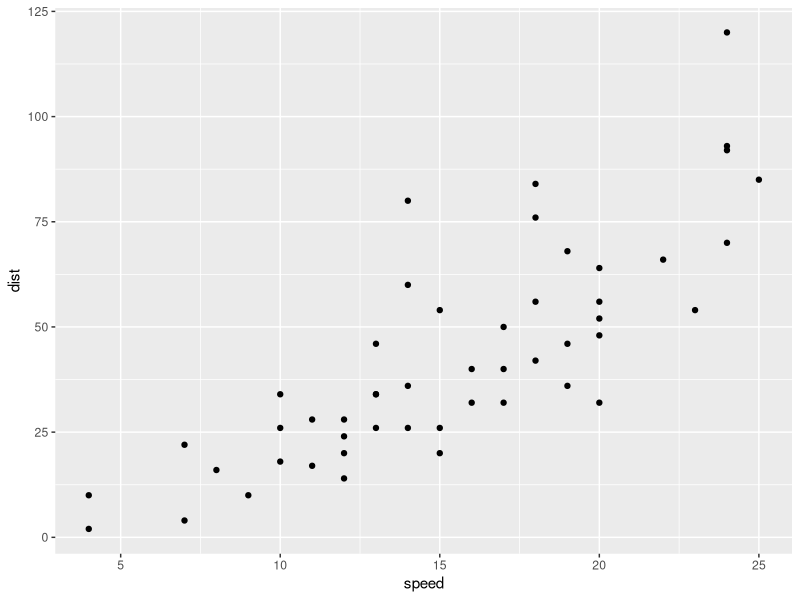
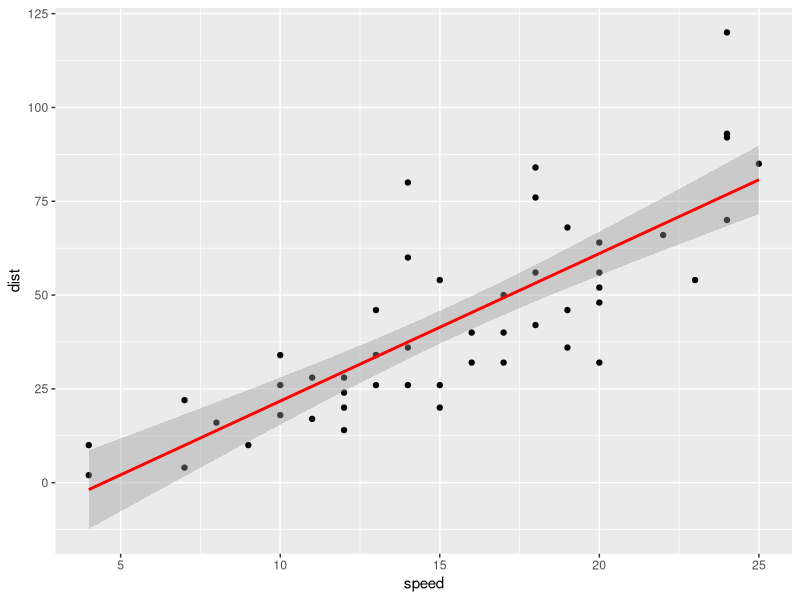
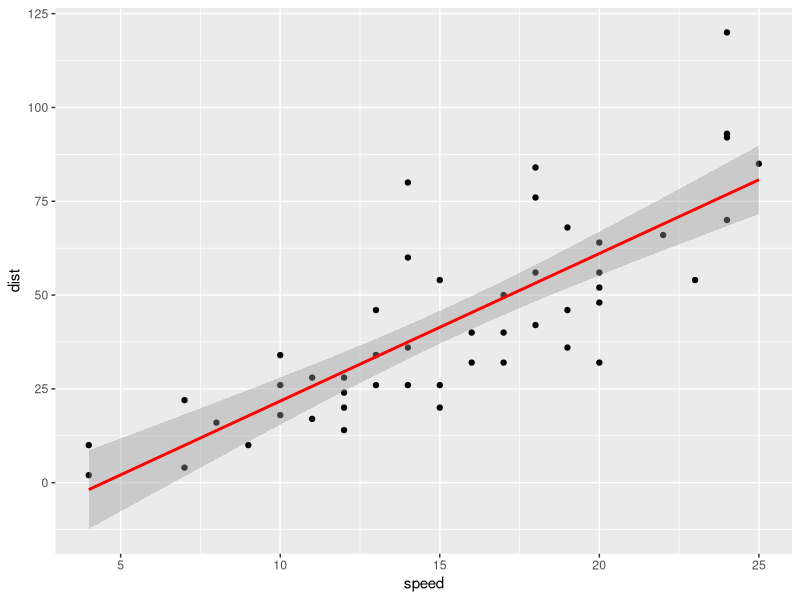

These charts were generated, in order, by the following R code:
##Basic statistics (Descriptive Analytics)
## Author: Jesus Carmona
## add this comment

install.packages("ggplot2")
library(ggplot2)

## we will work with the cars data set that is already loaded into R
? cars

## analyze the structure of the cars data set
str(cars)
head(cars)

###### Individual statistics functions  ############
## mean
mean(cars$dist)

## variance
var(cars$dist)

## standard deviation
sd(cars$dist)

## different statistics - summary
summary(cars$dist)
summary(cars)

## Correlation

ggplot(cars, aes(speed, dist)) + geom_point()

cor.test(cars$speed, cars$dis)

ggplot(cars, aes(speed, dist)) + geom_point() + geom_smooth(method="lm", col="red")

## Linear regression

## normalized data for the model to run
## speedZ <- scale(cars$speed, center=TRUE, scale = FALSE)

lm <- lm(dist ~ speed, data = cars)
summary(lm)

ggplot(cars, aes(speed, dist)) + geom_point() + geom_smooth(method="lm", col="red")

